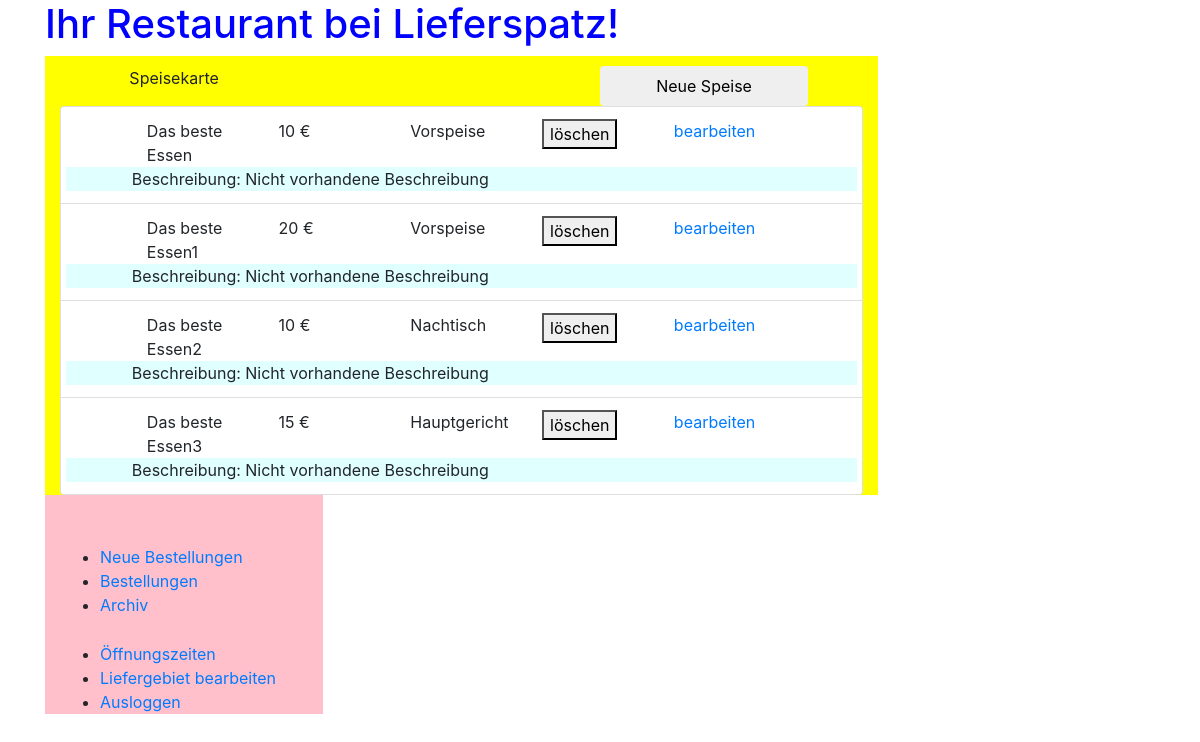
Page /restaurant (signed in) on the committed database.
### tables this page shows
CREATE TABLE 'items'('itemId' INTEGER PRIMARY KEY AUTOINCREMENT, 'speisekartenId' INTEGER, 'name' TEXT, 'preis' INTEGER, 'beschreibung' TEXT, 'bild' BLOB, 'category' text, FOREIGN KEY (speisekartenId) references speisekarten (speisekartenId));

### app.py (the view)
@app.route("/restaurant")
def restaurant():
    if(not 'restaurant_username' in session):
        return render_template('restaurant_login.html')
    name = zugreifer.getRestaurantName(session['restaurant_username'])
    return render_template('speisekarte.html', items=zugreifer.getItemsVonSpeisekarte(zugreifer.getSpeisekarte(session['restaurant_username'])), name=name)

### zugreifer.py (called while the page is built)
def getSpeisekarte(username):
    con = sqlite3.connect("Database.db")
    cur = con.cursor()
    cur.execute("SELECT speisekartenId FROM speisekarten WHERE restaurant_username= '" + username + "'")
    zwischenspeicher = cur.fetchone()[0]
    cur.close()
    con.close()
    print("Speisekarte from restaurant_username: "+ username +" requested")
    return zwischenspeicher

def getItemsVonSpeisekarte(speisekartenId):
    con = sqlite3.connect("Database.db")
    cur = con.cursor()
    zwischenspeicher = cur.execute("SELECT * FROM items WHERE speisekartenId= "+str(speisekartenId))
    itemlist = list()
    for x in zwischenspeicher:
        itemlist.append(item(x[0],x[1],x[2],x[3],x[4],x[5], x[6]))
    cur.close()
    con.close()
    print("Items (list.size= "+ str(len(itemlist))+") from Speisekarte "+ str(speisekartenId) +" requested")
    return itemlist

def getRestaurantName(restaurant_username):
    con = sqlite3.connect("Database.db")
    cur = con.cursor()
    cur.execute("SELECT name FROM restaurant WHERE username='" + restaurant_username + "'")
    zwischenspeicher = cur.fetchone()[0]
    cur.close()
    con.close()
    return zwischenspeicher

### templates/speisekarte.html (shortened to what this page needs)
<!DOCTYPE html>
<html>
    <head>
        <link rel="stylesheet" href="https://cdn.jsdelivr.net/npm/bootstrap@4.0.0/dist/css/bootstrap.min.css">
    </head>
    <body>
            <div class="container">
            <h1 style="color:blue;">Ihr Restaurant bei Lieferspatz!</h1>
                <div class="h-25 col-sm-9" style="background-color:yellow;">
                    <div class="row" style="height: 50px; padding-top: 10px;">
                        <div class="col-sm-1"></div>
                        <div class ="h-25 col-sm-7">Speisekarte</div>
                        <button type="button" class="h-40 col-sm-3 btn" onclick="window.location.href = 'restaurant/newItem';">Neue Speise</button>
                        <div class="col-sm-1"></div>
                    </div>
                    <ul class="list-group">
                        {% for item in items %}
                            <li class="list-group-item" style="list-style-type: none;">
                                <div class="row">
                                    <div class="col-sm-1"></div>
                                    <div class="col-sm-2">
                                        {{ item.name }}
                                    </div>
                                    <div class="col-sm-2">
                                        {{ item.preis }} €
                                    </div>
                                    <div class="col-sm-2">
                                        {{ item.category }}
                                    </div>
                                    <div class="col-sm-2">
                                        <form action="{{ url_for('delete_Item',itemId =item.itemId) }}" method=post >
                                            <button type="submit">löschen</button>
                                          </form>
                                    </div>
                                    <div class="col-sm-3">
                                        <a href="{{ url_for('changeItem', item_id=item.itemId) }}">bearbeiten</a>
                                    </div>
                                </div>
                                <div class="row" style="background-color: lightcyan;">
                                    <div class="col-sm-1"></div>
                                    Beschreibung: {{ item.beschreibung }}
                                </div>
                            </li>
                        {% endfor %}
                    </ul>
                </div>
                <div class="col-sm-3" style="background-color:pink; padding-top: 50px;">
                    <ul role="menu" aria-labelledby="menu1">
                        <li><a role="menuitem" tabindex="-1" href="/restaurant/bestellungen/neu">Neue Bestellungen</a></li>
                        <li><a role="menuitem" tabindex="-1" href="/restaurant/bestellungen">Bestellungen</a></li>
                        <li><a role="menuitem" tabindex="-1" href="#">Archiv</a></li>
                        <li class="list-group-item" style="list-style-type: none; background-color:transparent; border-color: transparent;" ></li>
                        <li><a role="menuitem" tabindex="-1" href="/restaurant/openingTime">Öffnungszeiten</a></li>
                        <li><a role="menuitem" tabindex="-1" href="/restaurant/postcodes">Liefergebiet bearbeiten</a></li>
                        <li><a role="menuitem" tabindex="-1" href="/restaurant/logout">Ausloggen</a></li>
                    </ul>
                </div>
        </div>
        </body>
    </html>

### rows in the picture
items: name "Das beste Essen", preis "10", category "Vorspeise", beschreibung "Nicht vorhandene Beschreibung"
items: name "Das beste Essen1", preis "20", category "Vorspeise", beschreibung "Nicht vorhandene Beschreibung"
items: name "Das beste Essen2", preis "10", category "Nachtisch", beschreibung "Nicht vorhandene Beschreibung"
items: name "Das beste Essen3", preis "15", category "Hauptgericht", beschreibung "Nicht vorhandene Beschreibung"
